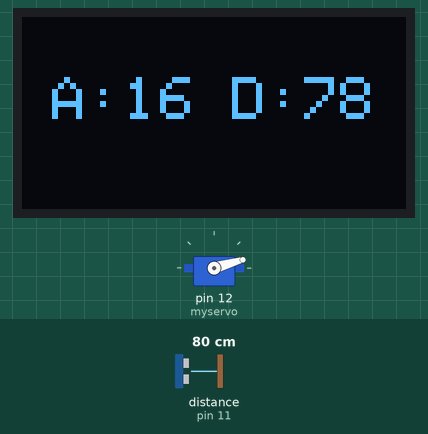
Simulated run of this sketch. Board: Arduino Uno, built with avr-gcc and run on an emulated ATmega328P. On the bench: servo, 128×64 one-colour display. Wiring (inferred from the names in the program): ultrasonic range finder: trigger pin 10; echo pin 11. The test bench sets the inputs (shaded band); at power-on: distance to the obstacle (sensor on pin 11) 80 cm. The echo pulse lasts 58.3 µs per cm.

Above: at 1.25 s.
1.3 s: distance to the obstacle (sensor on pin 11) set to 2 cm
At 1.53 s:
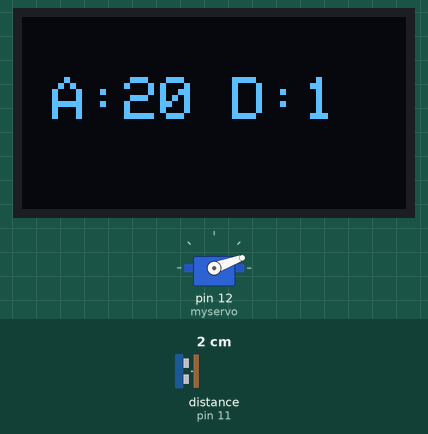
2.9 s: distance to the obstacle (sensor on pin 11) set to 4 cm
At 3.09 s:
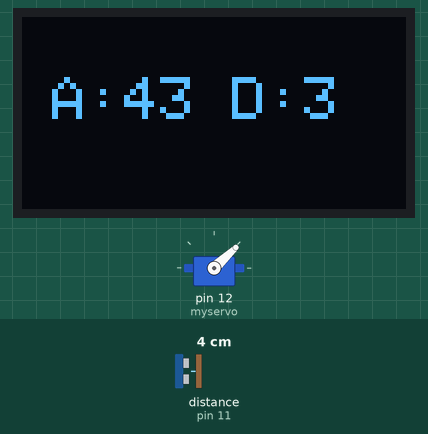
5.8 s: distance to the obstacle (sensor on pin 11) set to 9 cm
At 5.95 s:
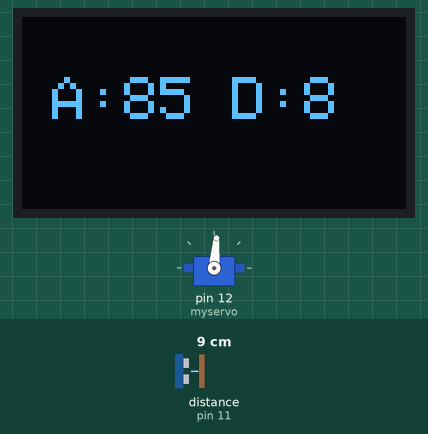
Timing chart, 0 to 19.9 s (numbered marks = the images above; inputs shaded):
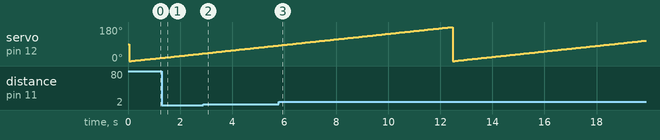

The sketch:

code1.ino
```cpp
#include <Wire.h>
#include <Adafruit_GFX.h>
#include <Adafruit_SSD1306.h>
#include <Servo.h>

#define SCREEN_WIDTH 128
#define SCREEN_HEIGHT 64
Adafruit_SSD1306 display(SCREEN_WIDTH, SCREEN_HEIGHT, &Wire, -1);

Servo myservo;

int trigPin = 10;
int echoPin = 11;

long duration;
int distance;

void setup() {
  pinMode(trigPin, OUTPUT);
  pinMode(echoPin, INPUT);

  myservo.attach(12);

  display.begin(SSD1306_SWITCHCAPVCC, 0x3C);
  display.clearDisplay();
  display.display();

  Serial.begin(9600);
}

int getDistance() {
  digitalWrite(trigPin, LOW); delayMicroseconds(2);
  digitalWrite(trigPin, HIGH); delayMicroseconds(10);
  digitalWrite(trigPin, LOW);

  duration = pulseIn(echoPin, HIGH);
  return duration * 0.034 / 2;
}

void loop() {
  for (int pos = 0; pos <= 180; pos++) {
    myservo.write(pos);
    distance = getDistance();

    display.clearDisplay();
    display.setTextSize(2);
    display.setTextColor(WHITE);
    display.setCursor(10, 20);
    display.print("A:");
    display.print(pos);
    display.print(" D:");
    display.print(distance);
    display.display();

    delay(40);
  }
}
```
